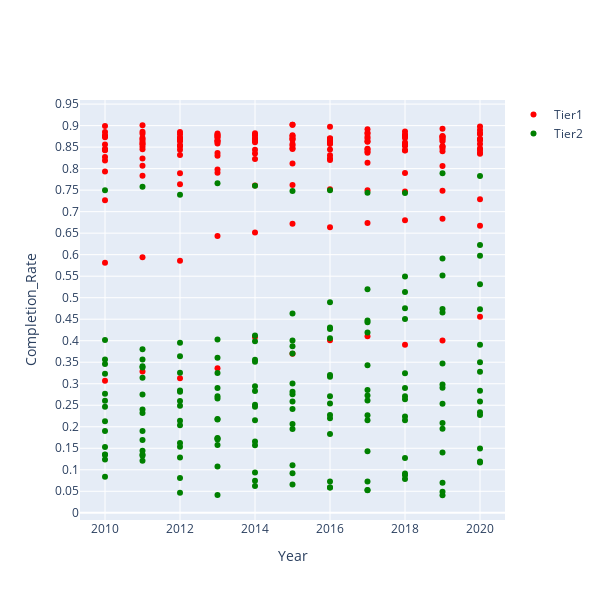

Notebook cell for this chart:
### Code cell
year = completionTier1.index.get_level_values('year')

fig = go.Figure()
fig.add_trace(go.Scatter(
    x=year,
    y=completionTier1,
    marker_color="red",
    mode="markers",
    name="Tier1"
))

fig.add_trace(go.Scatter(
    x=year,
    y=completionTier2,
    marker_color="green",
    mode="markers",
    name="Tier2"
))
fig.update_layout(
    yaxis=dict(dtick=0.05,title="Completion_Rate"),
    xaxis=dict(title="Year"),
)
fig.layout.update(dict(width=600, height=600))
fig.show()

### Figure 1 — Plotly figure (JSON) as saved in the notebook; plotly's stock layout.template omitted (floating-point values rounded to 4 significant figures; data arrays with more than 128 entries replaced by an {"elided": "..."} marker saying what was removed)
{"data": [{"marker": {"color": "red"}, "mode": "markers", "name": "Tier1", "type": "scatter", "x": {"elided": "165 int values"}, "y": {"elided": "165 float values"}}, {"marker": {"color": "green"}, "mode": "markers", "name": "Tier2", "type": "scatter", "x": {"elided": "165 int values"}, "y": {"elided": "165 float values"}}], "layout": {"height": 600, "width": 600, "xaxis": {"title": {"text": "Year"}}, "yaxis": {"dtick": 0.05, "title": {"text": "Completion_Rate"}}}}
